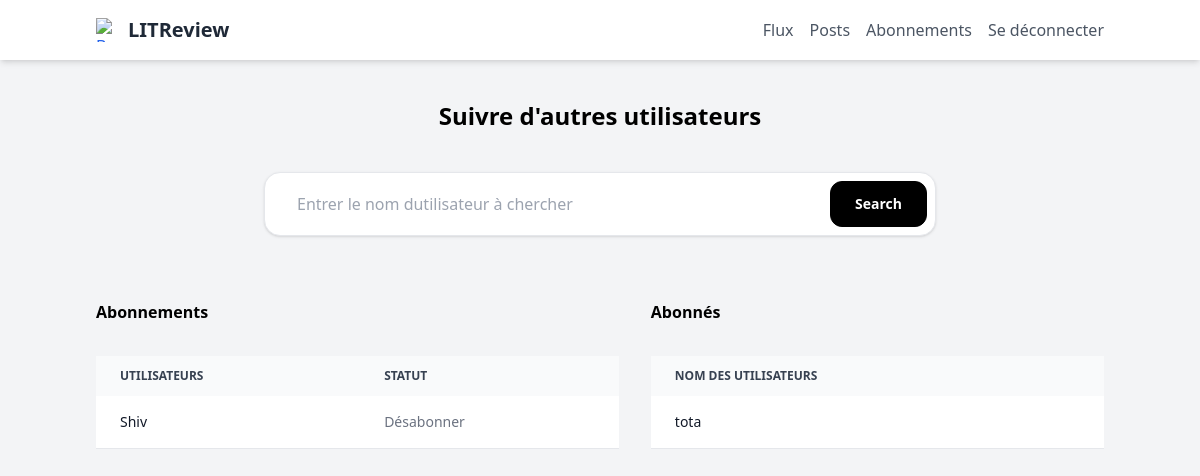
Page /follows/ (signed in) on the earlier database version.
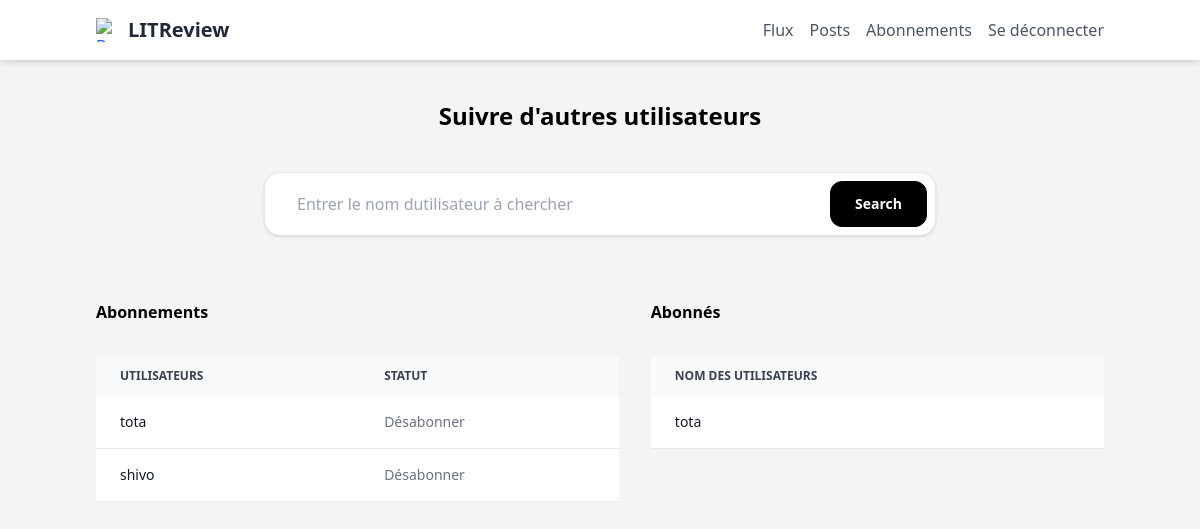
Same page on the later database version.
### follower/models.py (models this page shows)
class UserFollows(models.Model):
    user = models.ForeignKey(settings.AUTH_USER_MODEL, on_delete=models.CASCADE,
                             related_name='following')
    followed_user = models.ForeignKey(settings.AUTH_USER_MODEL, on_delete=models.CASCADE,
                                      related_name='followed_by')
    class Meta:
        unique_together = ('user', 'followed_user')

### authentication/models.py (models this page shows)
class User(AbstractUser):
    ROLE_CHOICES = (
        ('user', 'Utilisateur'),
        ('admin', 'Administrateur'),
    )
    role = models.CharField(max_length=10, choices=ROLE_CHOICES, default='user', verbose_name='Rôle')

### follower/views.py (the view, shortened to what this page needs)
# urls.py: path('follows/', follower.views.follows, name='follows'),
@login_required
def follows(request):
    form = forms.UserFollowsForm()
    followers = models.UserFollows.objects.filter(followed_user=request.user)
    follows = models.UserFollows.objects.filter(user=request.user)
    error = None
    context = {
        'form': form,
        'followers': followers,
        'follows': follows,
        'page_name': 'Abonnements',
        'error': error
    }
    return render(request, 'follower/follows.html', context=context)

### follower/forms.py
class UserFollowsForm(forms.Form):
    username = forms.CharField(max_length=100)
    username = forms.CharField(
        max_length=63,
        widget=forms.TextInput(attrs={
            'class': 'px-6 py-2 w-full rounded-md flex-1 outline-none bg-white',
            'placeholder': 'Entrer le nom dutilisateur à chercher'
        })
    )

### follower/templates/follower/follows.html (shortened to what the changed rows need)
{% extends 'base.html' %}
{% load static %}
{% block content %}
    <div class="px-24 h-full">
        <div class="container">
            <h1 class="text-2xl font-bold justify-center mx-auto pt-10 flex justify-center">Suivre d'autres utilisateurs</h3>
                <div class="search-form">
                    <form method="post">
                    <label
                        class="mx-auto mt-10 relative bg-white min-w-sm max-w-2xl flex flex-col md:flex-row items-center justify-center border py-2 px-2 rounded-2xl gap-2 shadow focus-within:border-gray-300"
                        for="search-bar">
                    </label>
                </form>
                </div>
                <div class="grid grid-flow-col grid-rows-2 gap-8  mt-16">
                    <div class="row-span-2">
                        <h2 class="text-1xl font-bold mb-8">Abonnements</h2>
                        {% if follows|length > 0 %}
                        <div class="relative overflow-x-auto ">
                            <table class="w-full text-sm text-left rtl:text-right text-gray-500 dark:text-gray-400 ">
                                <thead class="text-xs text-gray-700 uppercase bg-gray-50 dark:bg-gray-700 dark:text-gray-400">
                                    <tr>
                                        <th scope="col" class="px-6 py-3">
                                            Utilisateurs
                                        </th>
                                        <th scope="col" class="px-6 py-3">
                                            Statut
                                        </th>
                                    </tr>
                                </thead>
                                <tbody>
                                    {% for link in follows %}
                                    <tr class="bg-white border-b dark:bg-gray-800 dark:border-gray-700 border-gray-200">
                                        <th scope="row" class="px-6 py-4 font-medium text-gray-900 whitespace-nowrap dark:text-white">
                                            {{ link.followed_user }}
                                        </th>
                                        <td class="px-6 py-4">
                                            <a href="{% url 'unfollow' link.id %}">
                                                <input type="submit" value="Désabonner">
                                            </a>
                                        </td>
                                    </tr>
                                    {% endfor %}
                                </tbody>
                            </table>
                        </div>
                        {% else %}
                        <p  class="p-4 my-4 text-sm text-blue-800 rounded-lg bg-blue-50 dark:bg-gray-800 dark:text-blue-400" role="alert">Vous n'avez pas encore d'abonnements</p>
                        {% endif %}
                    </div>
                    <div class="row-span-2">
                        <h3 class="text-1xl font-bold mb-8">Abonnés</h3>
                        {% if followers|length > 0 %}
                        <div class="relative overflow-x-auto ">
                            <table class="w-full text-sm text-left rtl:text-right text-gray-500 dark:text-gray-400 ">
                                <thead class="text-xs text-gray-700 uppercase bg-gray-50 dark:bg-gray-700 dark:text-gray-400">
                                    <tr>
                                        <th scope="col" class="px-6 py-3">
                                            Nom des utilisateurs
                                        </th>
                                    </tr>
                                </thead>
                                <tbody>
                                    {% for link in followers %}
                                    <tr class="bg-white border-b dark:bg-gray-800 dark:border-gray-700 border-gray-200">
                                        <th scope="row" class="px-6 py-4 font-medium text-gray-900 whitespace-nowrap dark:text-white">
                                            {{ link.user }}
                                        </th>
                                    </tr>
                                    {% endfor %}
                                </tbody>
                            </table>
                        </div>
                        {% else %}
                        <p  class="p-4 my-4 text-sm text-blue-800 rounded-lg bg-blue-50 dark:bg-gray-800 dark:text-blue-400" role="alert">Vous n'avez pas encore d'abonnés</p>
                        {% endif %}
                    </div>
                  </div>
        </div>
    </div>
</body>
</html>
{% endblock content %}

Differences in the rows shown:
removed UserFollows: followed_user "Shiv", shown under "Abonnements"
added UserFollows: followed_user "tota", shown under "Abonnements"
added UserFollows: followed_user "shivo", shown under "Abonnements"
